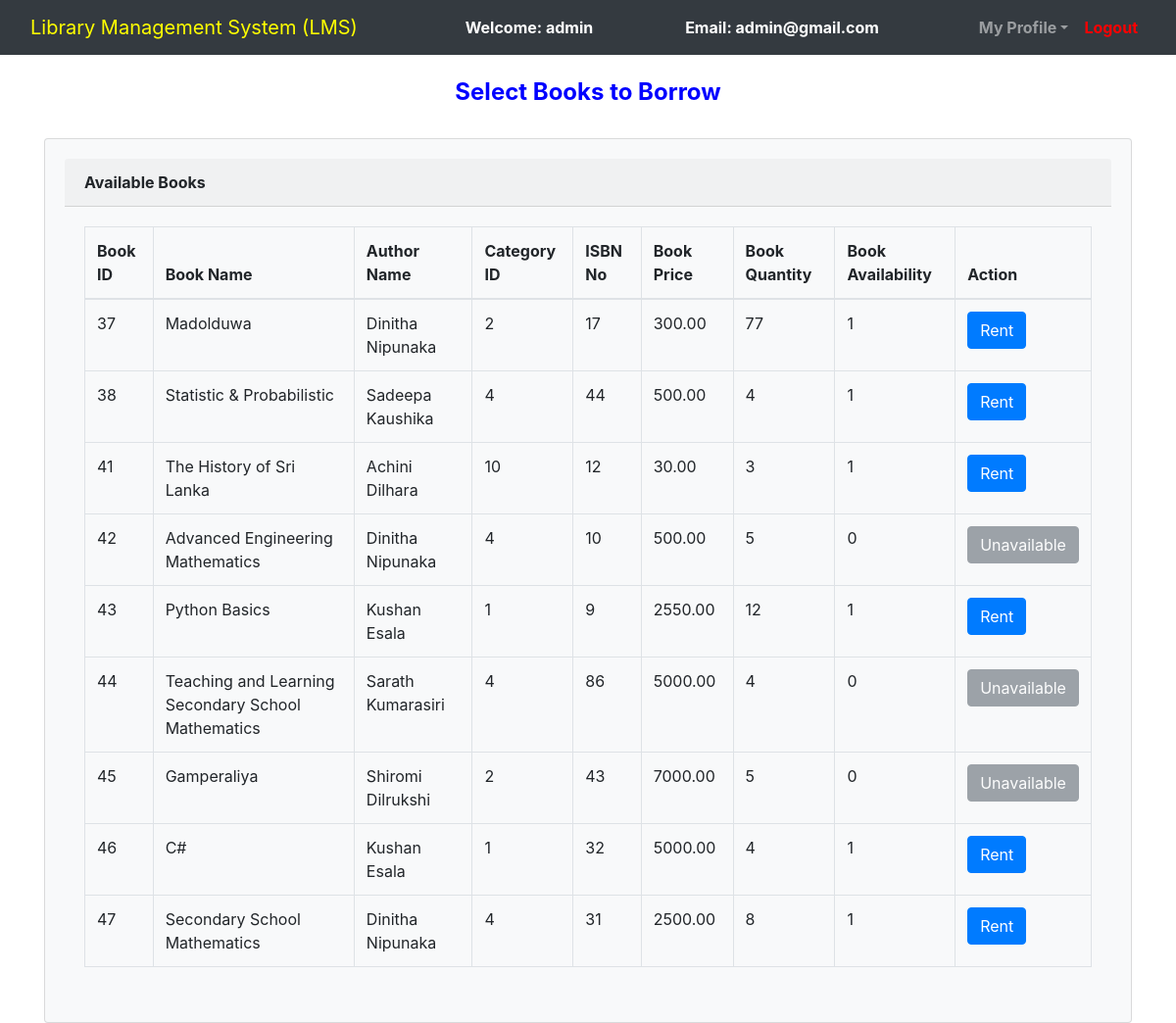
The app's page /select_books.php (signed in) with its own data.
### tables this page shows
CREATE TABLE `books` (
  `book_id` int(11) NOT NULL,
  `book_name` varchar(250) NOT NULL,
  `author_name` varchar(50) NOT NULL,
  `cat_id` int(11) NOT NULL,
  `isbn_no` int(11) NOT NULL,
  `book_price` decimal(10,2) NOT NULL,
  `book_quantity` int(5) NOT NULL,
  `book_availability` tinyint(1) NOT NULL,
  `book_image` varchar(255) NOT NULL
);

### select_books.php (the view, shortened to what this page needs)
<!DOCTYPE html>
<html>
<head>
	<link rel="stylesheet" type="text/css" href="bootstrap-4.4.1/css/bootstrap.min.css">
</head>
<body>
<nav class="navbar navbar-expand-lg navbar-dark bg-dark">
		<div class="container-fluid">
			<div class="navbar-header">
				<a class="navbar-brand" href="user_dashboard.php"style=color:yellow;>Library Management System (LMS)</style></a>
			</div>
			<font style="color: white"><span><strong>Welcome: <?php echo $_SESSION['name'];?></strong></span></font>
			<font style="color: white"><span><strong>Email: <?php echo $_SESSION['email'];?></strong></font>
		    <ul class="nav navbar-nav navbar-right">
		      <li class="nav-item dropdown">
	        	<a class="nav-link dropdown-toggle" data-toggle="dropdown"><b>My Profile</b></a>
		      </li>
		      <li class="nav-item">
		        <a class="nav-link" href="logout.php"style=color:red;><b>Logout</b></a>
		      </li>
		    </ul>
		</div>
	</nav><br>
	<div class="container">
	<center><h4 style=color:blue;><b>Select Books to Borrow</b></style></h4><br></center>
		<div class="card bg-light" style="padding: 20px;">
			<div class="card-header"><b>Available Books</b></div>
			<div class="card-body">
				<table class="table table-bordered table-hover">
					<thead>
						<tr>
							<th>Book ID</th>
							<th>Book Name</th>
							<th>Author Name</th>
							<th>Category ID</th>
							<th>ISBN No</th>
							<th>Book Price</th>
							<th>Book Quantity</th>
							<th>Book Availability</th>
							<th>Action</th>
						</tr>
					</thead>
					<tbody>
						<?php
						$connection = mysqli_connect("localhost","root","");
						$query = "SELECT * FROM books";
						$query_run = mysqli_query($connection,$query);
						while ($row = mysqli_fetch_assoc($query_run)){
							?>
							<tr>
								<td><?php echo $row['book_id']; ?></td>
								<td><?php echo $row['book_name']; ?></td>
								<td><?php echo $row['author_name']; ?></td>
								<td><?php echo $row['cat_id']; ?></td>
								<td><?php echo $row['isbn_no']; ?></td>
								<td><?php echo $row['book_price']; ?></td>
								<td><?php echo $row['book_quantity']; ?></td>
								<td><?php echo $row['book_availability']; ?></td>
								<td>
									<form method="post" action="">
										<?php if($row['book_availability'] > 0) { ?>
											<button type="submit" name="request_book" class="btn btn-primary">Rent</button>
										<?php } else { ?>
											<button type="button" class="btn btn-secondary" disabled>Unavailable</button>
										<?php } ?>
									</form>
								</td>
							</tr>
							<?php
						}
						?>
					</tbody>
				</table>
			</div>
		</div>
	</div>
</body>
</html>

### records on screen
books: book_id "37", book_name "Madolduwa", author_name "Dinitha Nipunaka", cat "2", isbn_no "17", book_price "300.00", book_quantity "77", book_availability "1", shows "Rent"
books: book_id "38", book_name "Statistic & Probabilistic", author_name "Sadeepa Kaushika", cat "4", isbn_no "44", book_price "500.00", book_quantity "4", book_availability "1", shows "Rent"
books: book_id "41", book_name "The History of Sri Lanka", author_name "Achini Dilhara", cat "10", isbn_no "12", book_price "30.00", book_quantity "3", book_availability "1", shows "Rent"
books: book_id "42", book_name "Advanced Engineering Mathematics", author_name "Dinitha Nipunaka", cat "4", isbn_no "10", book_price "500.00", book_quantity "5", book_availability "0", shows "Unavailable"
books: book_id "43", book_name "Python Basics", author_name "Kushan Esala", cat "1", isbn_no "9", book_price "2550.00", book_quantity "12", book_availability "1", shows "Rent"
books: book_id "44", book_name "Teaching and Learning Secondary School Mathematics", author_name "Sarath Kumarasiri", cat "4", isbn_no "86", book_price "5000.00", book_quantity "4", book_availability "0", shows "Unavailable"
books: book_id "45", book_name "Gamperaliya", author_name "Shiromi Dilrukshi", cat "2", isbn_no "43", book_price "7000.00", book_quantity "5", book_availability "0", shows "Unavailable"
books: book_id "46", book_name "C#", author_name "Kushan Esala", cat "1", isbn_no "32", book_price "5000.00", book_quantity "4", book_availability "1", shows "Rent"
books: book_id "47", book_name "Secondary School Mathematics", author_name "Dinitha Nipunaka", cat "4", isbn_no "31", book_price "2500.00", book_quantity "8", book_availability "1", shows "Rent"

### other values on screen
$_SESSION['name'] "admin"
$_SESSION['email'] "admin@gmail.com"
